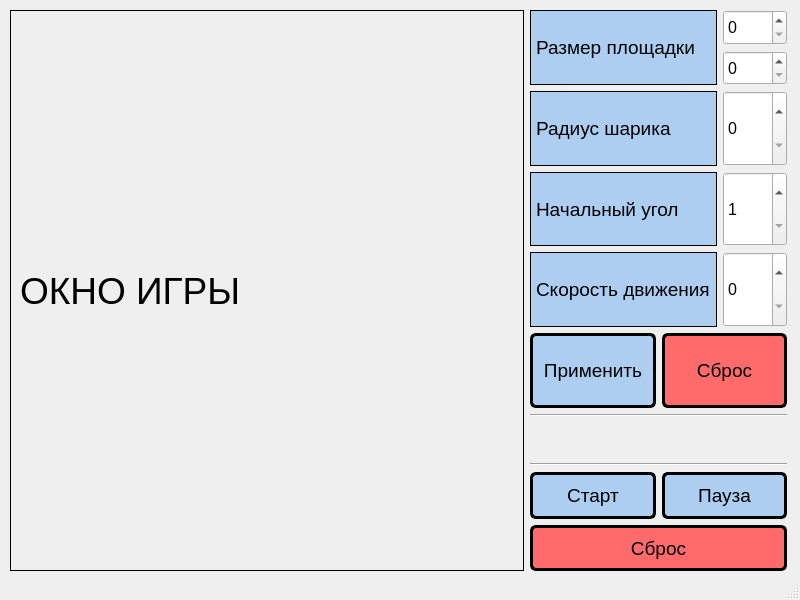
<?xml version="1.0" encoding="UTF-8"?>
<ui version="4.0">
 <class>MainWindow</class>
 <widget class="QMainWindow" name="MainWindow">
  <property name="geometry">
   <rect>
    <x>0</x>
    <y>0</y>
    <width>800</width>
    <height>600</height>
   </rect>
  </property>
  <property name="sizePolicy">
   <sizepolicy hsizetype="Fixed" vsizetype="Fixed">
    <horstretch>0</horstretch>
    <verstretch>0</verstretch>
   </sizepolicy>
  </property>
  <property name="minimumSize">
   <size>
    <width>800</width>
    <height>600</height>
   </size>
  </property>
  <property name="maximumSize">
   <size>
    <width>800</width>
    <height>600</height>
   </size>
  </property>
  <property name="windowTitle">
   <string>The Ball Game</string>
  </property>
  <widget class="QWidget" name="centralwidget">
   <property name="sizePolicy">
    <sizepolicy hsizetype="Preferred" vsizetype="Preferred">
     <horstretch>0</horstretch>
     <verstretch>0</verstretch>
    </sizepolicy>
   </property>
   <widget class="QWidget" name="horizontalLayoutWidget">
    <property name="geometry">
     <rect>
      <x>10</x>
      <y>10</y>
      <width>777</width>
      <height>561</height>
     </rect>
    </property>
    <layout class="QHBoxLayout" name="main_layout" stretch="2,1">
     <item>
      <widget class="QLabel" name="GameZone">
       <property name="font">
        <font>
         <pointsize>28</pointsize>
        </font>
       </property>
       <property name="focusPolicy">
        <enum>Qt::NoFocus</enum>
       </property>
       <property name="styleSheet">
        <string notr="true">QLabel {
    border: 1px solid black;
    color: black;
	qproperty-alignment: 'AlignCenter';
}</string>
       </property>
       <property name="text">
        <string>ОКНО ИГРЫ</string>
       </property>
      </widget>
     </item>
     <item>
      <layout class="QVBoxLayout" name="buttons_layout" stretch="8,0,0,0,2">
       <item>
        <layout class="QVBoxLayout" name="params_layout">
         <item>
          <layout class="QHBoxLayout" name="area_size_layout" stretch="3,1">
           <item>
            <widget class="QLabel" name="area_size">
             <property name="sizePolicy">
              <sizepolicy hsizetype="Preferred" vsizetype="Preferred">
               <horstretch>0</horstretch>
               <verstretch>0</verstretch>
              </sizepolicy>
             </property>
             <property name="font">
              <font>
               <pointsize>14</pointsize>
              </font>
             </property>
             <property name="styleSheet">
              <string notr="true">QLabel {
    border: 1px solid black;
    color: black;
	qproperty-alignment: 'AlignCenter';
	background-color: #adcef0;
}</string>
             </property>
             <property name="text">
              <string>Размер площадки</string>
             </property>
            </widget>
           </item>
           <item>
            <layout class="QVBoxLayout" name="add_size_layout">
             <item>
              <widget class="QSpinBox" name="input_area_height">
               <property name="sizePolicy">
                <sizepolicy hsizetype="Preferred" vsizetype="Preferred">
                 <horstretch>0</horstretch>
                 <verstretch>0</verstretch>
                </sizepolicy>
               </property>
               <property name="font">
                <font>
                 <pointsize>12</pointsize>
                </font>
               </property>
               <property name="minimum">
                <number>0</number>
               </property>
               <property name="maximum">
                <number>9999</number>
               </property>
              </widget>
             </item>
             <item>
              <widget class="QSpinBox" name="input_area_width">
               <property name="sizePolicy">
                <sizepolicy hsizetype="Preferred" vsizetype="Preferred">
                 <horstretch>0</horstretch>
                 <verstretch>0</verstretch>
                </sizepolicy>
               </property>
               <property name="font">
                <font>
                 <pointsize>12</pointsize>
                </font>
               </property>
              </widget>
             </item>
            </layout>
           </item>
          </layout>
         </item>
         <item>
          <layout class="QHBoxLayout" name="ball_radius_layout" stretch="3,1">
           <item>
            <widget class="QLabel" name="radius_size">
             <property name="sizePolicy">
              <sizepolicy hsizetype="Preferred" vsizetype="Preferred">
               <horstretch>0</horstretch>
               <verstretch>0</verstretch>
              </sizepolicy>
             </property>
             <property name="font">
              <font>
               <pointsize>14</pointsize>
              </font>
             </property>
             <property name="styleSheet">
              <string notr="true">QLabel {
    border: 1px solid black;
    color: black;
	qproperty-alignment: 'AlignCenter';
	background-color: #adcef0;
}</string>
             </property>
             <property name="text">
              <string>Радиус шарика</string>
             </property>
            </widget>
           </item>
           <item>
            <widget class="QSpinBox" name="input_radius_size">
             <property name="sizePolicy">
              <sizepolicy hsizetype="Preferred" vsizetype="Preferred">
               <horstretch>0</horstretch>
               <verstretch>0</verstretch>
              </sizepolicy>
             </property>
             <property name="font">
              <font>
               <pointsize>12</pointsize>
              </font>
             </property>
             <property name="minimum">
              <number>0</number>
             </property>
             <property name="maximum">
              <number>9999</number>
             </property>
            </widget>
           </item>
          </layout>
         </item>
         <item>
          <layout class="QHBoxLayout" name="ball_angle_layout" stretch="3,1">
           <item>
            <widget class="QLabel" name="angle_size">
             <property name="sizePolicy">
              <sizepolicy hsizetype="Preferred" vsizetype="Preferred">
               <horstretch>0</horstretch>
               <verstretch>0</verstretch>
              </sizepolicy>
             </property>
             <property name="font">
              <font>
               <pointsize>14</pointsize>
              </font>
             </property>
             <property name="styleSheet">
              <string notr="true">QLabel {
    border: 1px solid black;
    color: black;
	qproperty-alignment: 'AlignCenter';
	background-color: #adcef0;
}</string>
             </property>
             <property name="text">
              <string>Начальный угол</string>
             </property>
            </widget>
           </item>
           <item>
            <widget class="QSpinBox" name="input_angle_size">
             <property name="sizePolicy">
              <sizepolicy hsizetype="Preferred" vsizetype="Preferred">
               <horstretch>0</horstretch>
               <verstretch>0</verstretch>
              </sizepolicy>
             </property>
             <property name="font">
              <font>
               <pointsize>12</pointsize>
              </font>
             </property>
             <property name="minimum">
              <number>1</number>
             </property>
             <property name="maximum">
              <number>9999</number>
             </property>
            </widget>
           </item>
          </layout>
         </item>
         <item>
          <layout class="QHBoxLayout" name="ball_speed_layout" stretch="3,1">
           <item>
            <widget class="QLabel" name="speed_size">
             <property name="sizePolicy">
              <sizepolicy hsizetype="Preferred" vsizetype="Preferred">
               <horstretch>0</horstretch>
               <verstretch>0</verstretch>
              </sizepolicy>
             </property>
             <property name="font">
              <font>
               <pointsize>14</pointsize>
              </font>
             </property>
             <property name="styleSheet">
              <string notr="true">QLabel {
    border: 1px solid black;
    color: black;
	qproperty-alignment: 'AlignCenter';
	background-color: #adcef0;
}</string>
             </property>
             <property name="text">
              <string>Скорость движения</string>
             </property>
            </widget>
           </item>
           <item>
            <widget class="QSpinBox" name="input_speed_size">
             <property name="sizePolicy">
              <sizepolicy hsizetype="Preferred" vsizetype="Preferred">
               <horstretch>0</horstretch>
               <verstretch>0</verstretch>
              </sizepolicy>
             </property>
             <property name="font">
              <font>
               <pointsize>12</pointsize>
              </font>
             </property>
             <property name="minimum">
              <number>0</number>
             </property>
             <property name="maximum">
              <number>9999</number>
             </property>
            </widget>
           </item>
          </layout>
         </item>
         <item>
          <layout class="QHBoxLayout" name="params_approve_layout" stretch="0,0">
           <item>
            <widget class="QPushButton" name="accept_button">
             <property name="sizePolicy">
              <sizepolicy hsizetype="Preferred" vsizetype="Preferred">
               <horstretch>0</horstretch>
               <verstretch>0</verstretch>
              </sizepolicy>
             </property>
             <property name="font">
              <font>
               <pointsize>14</pointsize>
              </font>
             </property>
             <property name="styleSheet">
              <string notr="true">QPushButton {
    border: 3px solid #000000;
    background-color: #adcef0;
    border-radius: 6px;
    padding: 6px;
}

/* Стиль при наведении */
QPushButton:hover {
    background-color: #9bc0e5;
    border-color: #333333;
}

/* Стиль при нажатии */
QPushButton:pressed {
    background-color: #7ca8d0;
    border-color: #555555;
    padding-top: 7px;    /* Создаём эффект &amp;quot;вдавленности&amp;quot; */
    padding-bottom: 5px;
}</string>
             </property>
             <property name="text">
              <string>Применить</string>
             </property>
            </widget>
           </item>
           <item>
            <widget class="QPushButton" name="reset_button">
             <property name="sizePolicy">
              <sizepolicy hsizetype="Preferred" vsizetype="Preferred">
               <horstretch>0</horstretch>
               <verstretch>0</verstretch>
              </sizepolicy>
             </property>
             <property name="font">
              <font>
               <pointsize>14</pointsize>
              </font>
             </property>
             <property name="styleSheet">
              <string notr="true">QPushButton {
    border: 3px solid #000000;
    background-color: #FF6B6B;
    border-radius: 6px;
    padding: 6px;
}

/* Стиль при наведении */
QPushButton:hover {
    background-color: #FF5252;
    border-color: #333333;
}

/* Стиль при нажатии */
QPushButton:pressed {
    background-color: #D32F2F;
    border-color: #555555;
    padding-top: 7px;    /* Создаём эффект &amp;quot;вдавленности&amp;quot; */
    padding-bottom: 5px;
}</string>
             </property>
             <property name="text">
              <string>Сброс</string>
             </property>
            </widget>
           </item>
          </layout>
         </item>
        </layout>
       </item>
       <item>
        <widget class="Line" name="line_up">
         <property name="orientation">
          <enum>Qt::Horizontal</enum>
         </property>
        </widget>
       </item>
       <item>
        <spacer name="verticalSpacer">
         <property name="orientation">
          <enum>Qt::Vertical</enum>
         </property>
         <property name="sizeHint" stdset="0">
          <size>
           <width>20</width>
           <height>40</height>
          </size>
         </property>
        </spacer>
       </item>
       <item>
        <widget class="Line" name="line_down">
         <property name="orientation">
          <enum>Qt::Horizontal</enum>
         </property>
        </widget>
       </item>
       <item>
        <layout class="QVBoxLayout" name="events_layout" stretch="0,0">
         <item>
          <layout class="QHBoxLayout" name="start_pause_layout">
           <item>
            <widget class="QPushButton" name="start_button">
             <property name="sizePolicy">
              <sizepolicy hsizetype="Preferred" vsizetype="Preferred">
               <horstretch>0</horstretch>
               <verstretch>0</verstretch>
              </sizepolicy>
             </property>
             <property name="font">
              <font>
               <pointsize>14</pointsize>
              </font>
             </property>
             <property name="styleSheet">
              <string notr="true">QPushButton {
    border: 3px solid #000000;
    background-color: #adcef0;
    border-radius: 6px;
    padding: 6px;
}

/* Стиль при наведении */
QPushButton:hover {
    background-color: #9bc0e5;
    border-color: #333333;
}

/* Стиль при нажатии */
QPushButton:pressed {
    background-color: #7ca8d0;
    border-color: #555555;
    padding-top: 7px;    /* Создаём эффект &amp;quot;вдавленности&amp;quot; */
    padding-bottom: 5px;
}</string>
             </property>
             <property name="text">
              <string>Старт</string>
             </property>
            </widget>
           </item>
           <item>
            <widget class="QPushButton" name="pause_button">
             <property name="sizePolicy">
              <sizepolicy hsizetype="Preferred" vsizetype="Preferred">
               <horstretch>0</horstretch>
               <verstretch>0</verstretch>
              </sizepolicy>
             </property>
             <property name="font">
              <font>
               <pointsize>14</pointsize>
              </font>
             </property>
             <property name="styleSheet">
              <string notr="true">QPushButton {
    border: 3px solid #000000;
    background-color: #adcef0;
    border-radius: 6px;
    padding: 6px;
}

/* Стиль при наведении */
QPushButton:hover {
    background-color: #9bc0e5;
    border-color: #333333;
}

/* Стиль при нажатии */
QPushButton:pressed {
    background-color: #7ca8d0;
    border-color: #555555;
    padding-top: 7px;    /* Создаём эффект &amp;quot;вдавленности&amp;quot; */
    padding-bottom: 5px;
}</string>
             </property>
             <property name="text">
              <string>Пауза</string>
             </property>
            </widget>
           </item>
          </layout>
         </item>
         <item>
          <widget class="QPushButton" name="stop_button">
           <property name="sizePolicy">
            <sizepolicy hsizetype="Preferred" vsizetype="Preferred">
             <horstretch>0</horstretch>
             <verstretch>0</verstretch>
            </sizepolicy>
           </property>
           <property name="font">
            <font>
             <pointsize>14</pointsize>
            </font>
           </property>
           <property name="styleSheet">
            <string notr="true">QPushButton {
    border: 3px solid #000000;
    background-color: #FF6B6B;
    border-radius: 6px;
    padding: 6px;
}

/* Стиль при наведении */
QPushButton:hover {
    background-color: #FF5252;
    border-color: #333333;
}

/* Стиль при нажатии */
QPushButton:pressed {
    background-color: #D32F2F;
    border-color: #555555;
    padding-top: 7px;    /* Создаём эффект &amp;quot;вдавленности&amp;quot; */
    padding-bottom: 5px;
}</string>
           </property>
           <property name="text">
            <string>Сброс</string>
           </property>
          </widget>
         </item>
        </layout>
       </item>
      </layout>
     </item>
    </layout>
   </widget>
  </widget>
  <widget class="QStatusBar" name="statusbar"/>
 </widget>
 <resources/>
 <connections/>
</ui>
